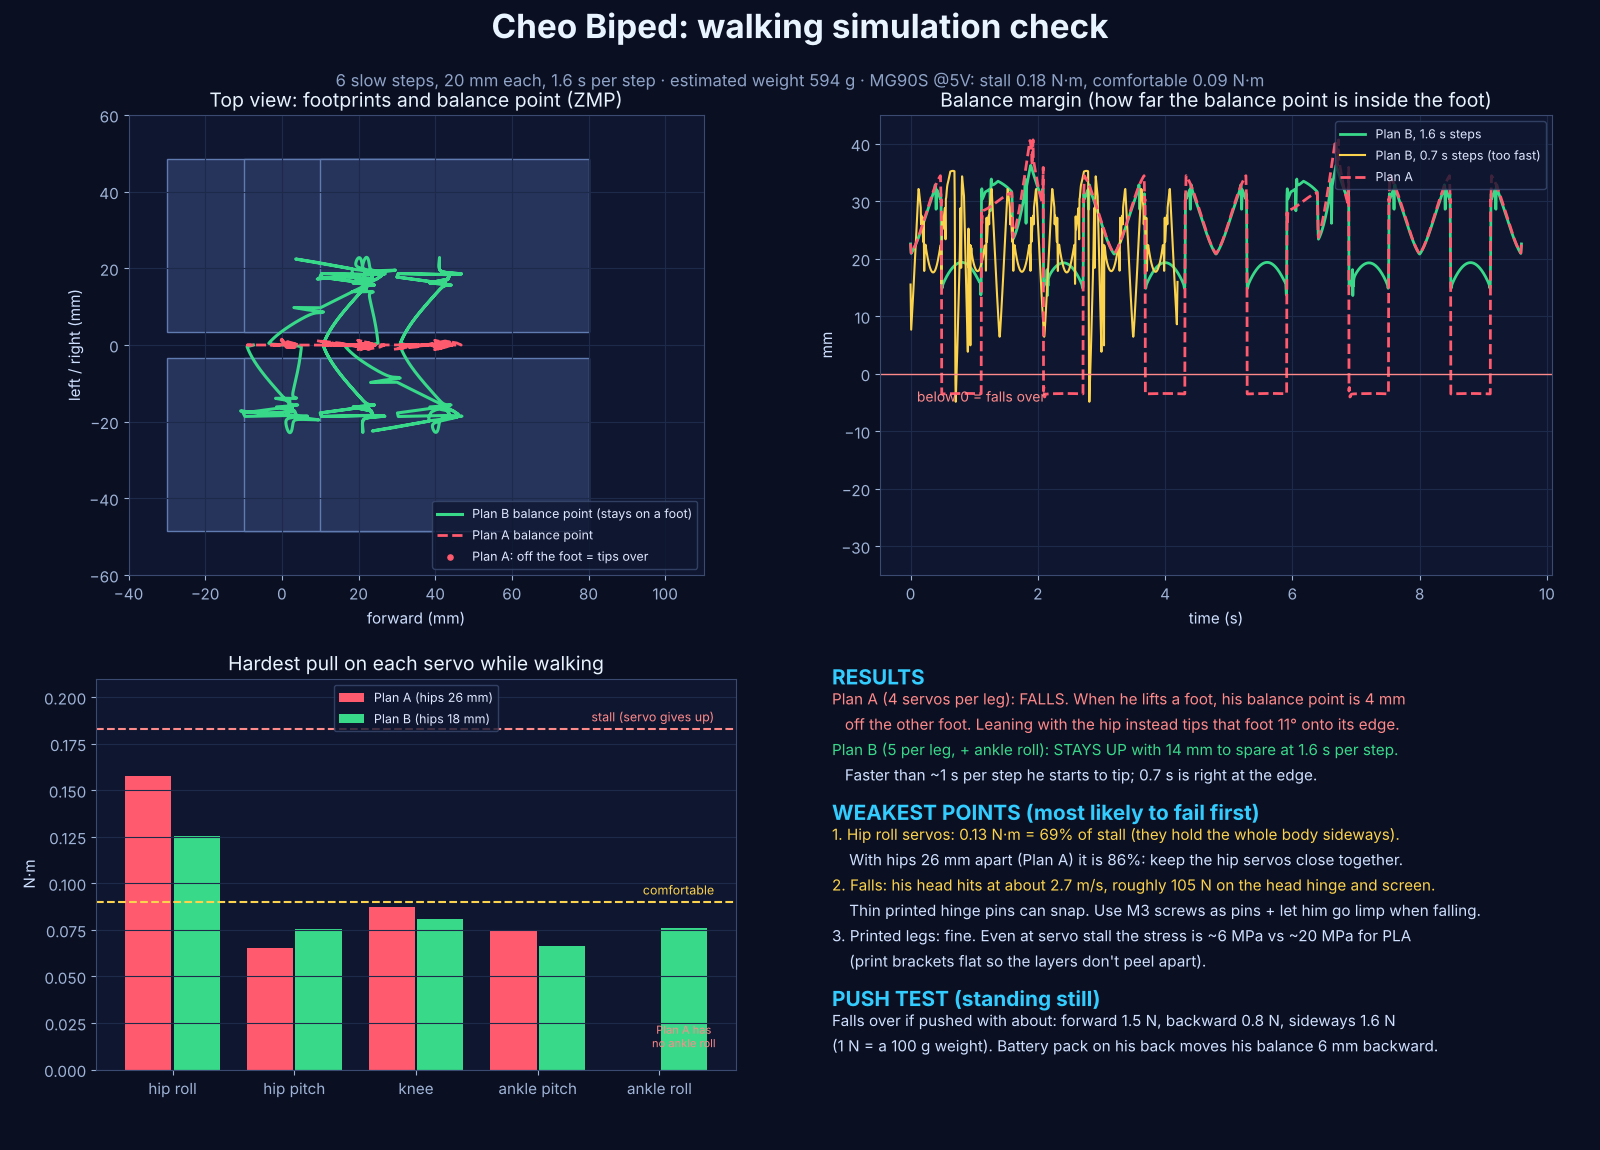

This chart was generated by the following Python code:
import sys; sys.path.insert(0,'.')
import numpy as np, sim
from sim import *
import matplotlib; matplotlib.use('Agg')
import matplotlib.pyplot as plt
from matplotlib.patches import Polygon as MPoly

def peak(r):
    jn={}
    for x in r:
        for (s,j),v in x['tq'].items(): jn[j]=max(jn.get(j,0),v)
    return jn
# Plan A as drawn (hips 26 mm, no lean -> feet flat)
sim.hipY=0.026
rA,MA=run(CFG_A,shift=0.0)
rA2,_=run(CFG_A,shift=0.026)                 # A trying to lean with hip roll -> foot tilts
tiltA=max(x['tilt'] for x in rA2)
# Plan B: ankle roll, hips 18 mm, feet 26 mm apart from center
sim.hipY=0.018
rB,MB=run(CFG_B,footY=0.026)
rBfast,_=run(CFG_B,footY=0.026,T=0.7)
pA,pB=peak(rA),peak(rB)

# ---- push test (standing still on both feet) ----
def push(cfg,footY):
    zp=L_hip+(Lt+Ls)*np.cos(np.radians(15))+cfg['gap']+cfg['h_ar']
    P=np.array([0.0,0,zp]); legs={}
    for s_,sg in (('L',1),('R',-1)):
        sole=np.array([0,sg*footY,0.0]); L=leg_ik(P+np.array([0,sg*sim.hipY,0]),sole,cfg); L['sole']=sole; legs[s_]=L
    ms=masses(P,legs,0,cfg); m=np.array([x[1] for x in ms]); p=np.array([x[2] for x in ms])
    com=(m[:,None]*p).sum(0)/m.sum(); M=m.sum()
    poly=hull(np.vstack([foot_poly(legs['L']['sole']),foot_poly(legs['R']['sole'])]))
    xs,ys=poly[:,0],poly[:,1]
    d={'forward':xs.max()-com[0],'backward':com[0]-xs.min(),'sideways':ys.max()-com[1]}
    return com,M,{k:M*G*v/com[2] for k,v in d.items()},d
comB,MBs,pushB,distB=push(CFG_B,0.026)

# ---- fall estimate ----
head_h=comB[2]+0.200-0.05+0.05
v=np.sqrt(2*G*(comB[2]+0.2))                   # head speed when he tips over (rough)
F_fall=0.115*v**2/(2*0.004)                     # head+neck stopping in ~4 mm

# ---------------- REPORT FIGURE ----------------
plt.rcParams.update({'font.size':11,'text.color':'#dfe8ff','axes.labelcolor':'#cfe0ff','xtick.color':'#9fb3d6','ytick.color':'#9fb3d6',
                     'axes.edgecolor':'#3a4a70','axes.facecolor':'#0f1630','figure.facecolor':'#0a0f22'})
fig=plt.figure(figsize=(16,11.5))
fig.suptitle("Cheo Biped: walking simulation check",fontsize=24,fontweight="bold",color="#e8f4ff",y=0.995)
fig.text(0.5,0.925,f"6 slow steps, 20 mm each, 1.6 s per step · estimated weight {MB*1000:.0f} g · MG90S @5V: stall {STALL:.2f} N·m, comfortable {COMFY:.2f} N·m",
         ha='center',color='#8fa3c7',fontsize=12)

# 1 top view
ax=fig.add_axes([0.04,0.50,0.44,0.40]); ax.set_title("Top view: footprints and balance point (ZMP)",color='#e8f4ff',fontsize=14)
drawn=set()
for r,col,lab in ((rB,'#39d98a','Plan B balance path'),):
    for x in r[::20]:
        f=x['f']
        for s_ in ('L','R'):
            so=f['legs'][s_]['sole']
            if so[2]<0.0005:
                key=(round(so[0],3),round(so[1],3))
                if key not in drawn:
                    drawn.add(key); ax.add_patch(MPoly(foot_poly(so)*1000,closed=True,fc='#26345c',ec='#5f7bb0',lw=1))
z=np.array([x['zmp'] for x in rB])*1000; ax.plot(z[:,0],z[:,1],color='#39d98a',lw=2.2,label='Plan B balance point (stays on a foot)')
zA=np.array([x['zmp'] for x in rA])*1000; ax.plot(zA[:,0],zA[:,1],color='#ff5a6e',lw=2,ls='--',label='Plan A balance point')
bad=np.array([x['zmp'] for x in rA if x['margin']<0])*1000
if len(bad): ax.scatter(bad[::8,0],bad[::8,1],s=14,color='#ff5a6e',zorder=5,label='Plan A: off the foot = tips over')
ax.set_xlabel("forward (mm)"); ax.set_ylabel("left / right (mm)"); ax.set_aspect('equal')
ax.set_xlim(-40,110); ax.set_ylim(-60,60); ax.legend(loc='lower right',fontsize=9,facecolor='#0f1630',edgecolor='#3a4a70',labelcolor='#dfe8ff')
ax.grid(color='#1d2a4a')

# 2 margin
ax=fig.add_axes([0.55,0.50,0.42,0.40]); ax.set_title("Balance margin (how far the balance point is inside the foot)",color='#e8f4ff',fontsize=14)
t=[x['t'] for x in rB]
ax.plot(t,[x['margin']*1000 for x in rB],color='#39d98a',lw=2,label='Plan B, 1.6 s steps')
ax.plot([x['t'] for x in rBfast],[x['margin']*1000 for x in rBfast],color='#fcd34d',lw=1.5,label='Plan B, 0.7 s steps (too fast)')
ax.plot([x['t'] for x in rA],[x['margin']*1000 for x in rA],color='#ff5a6e',lw=2,ls='--',label='Plan A')
ax.axhline(0,color='#ff8a8a',lw=1); ax.text(0.1,-2.5,"below 0 = falls over",color='#ff8a8a',fontsize=10,va='top')
ax.set_xlabel("time (s)"); ax.set_ylabel("mm"); ax.set_ylim(-35,45); ax.grid(color='#1d2a4a')
ax.legend(loc='upper right',fontsize=9,facecolor='#0f1630',edgecolor='#3a4a70',labelcolor='#dfe8ff')

# 3 torques
ax=fig.add_axes([0.06,0.07,0.40,0.34]); ax.set_title("Hardest pull on each servo while walking",color='#e8f4ff',fontsize=14)
names=['hip roll','hip pitch','knee','ankle pitch','ankle roll']
xa=np.arange(len(names))
va=[pA.get(n,0) for n in names]; vb=[pB.get(n,0) for n in names]
ax.bar(xa-0.2,va,0.38,color='#ff5a6e',label='Plan A (hips 26 mm)')
ax.bar(xa+0.2,vb,0.38,color='#39d98a',label='Plan B (hips 18 mm)')
ax.axhline(STALL,color='#ff8a8a',ls='--'); ax.text(4.45,STALL+0.004,'stall (servo gives up)',color='#ff8a8a',ha='right',fontsize=9)
ax.axhline(COMFY,color='#fcd34d',ls='--'); ax.text(4.45,COMFY+0.004,'comfortable',color='#fcd34d',ha='right',fontsize=9)
ax.set_xticks(xa); ax.set_xticklabels(names); ax.set_ylabel("N·m"); ax.set_ylim(0,0.21); ax.grid(axis='y',color='#1d2a4a')
ax.text(4.2,0.012,"Plan A has\nno ankle roll",color='#ff8a8a',ha='center',fontsize=8)
ax.legend(loc='upper center',fontsize=9,facecolor='#0f1630',edgecolor='#3a4a70',labelcolor='#dfe8ff')

# 4 summary
ax=fig.add_axes([0.52,0.05,0.46,0.38]); ax.axis('off')
lines=[("RESULTS",'#3cf',15,'bold'),
 (f"Plan A (4 servos per leg): FALLS. When he lifts a foot, his balance point is {abs(min(x['margin'] for x in rA))*1000:.0f} mm",'#ff8a8a',11,'normal'),
 (f"   off the other foot. Leaning with the hip instead tips that foot {tiltA:.0f}° onto its edge.",'#ff8a8a',11,'normal'),
 (f"Plan B (5 per leg, + ankle roll): STAYS UP with {min(x['margin'] for x in rB)*1000:.0f} mm to spare at 1.6 s per step.",'#39d98a',11,'normal'),
 ("   Faster than ~1 s per step he starts to tip; 0.7 s is right at the edge.",'#cfe0ff',11,'normal'),
 ("",None,6,'normal'),
 ("WEAKEST POINTS (most likely to fail first)",'#3cf',15,'bold'),
 (f"1. Hip roll servos: {pB['hip roll']:.2f} N·m = {100*pB['hip roll']/STALL:.0f}% of stall (they hold the whole body sideways).",'#fcd34d',11,'normal'),
 (f"    With hips 26 mm apart (Plan A) it is {100*pA['hip roll']/STALL:.0f}%: keep the hip servos close together.",'#cfe0ff',11,'normal'),
 (f"2. Falls: his head hits at about {v:.1f} m/s, roughly {F_fall:.0f} N on the head hinge and screen.",'#fcd34d',11,'normal'),
 ("    Thin printed hinge pins can snap. Use M3 screws as pins + let him go limp when falling.",'#cfe0ff',11,'normal'),
 ("3. Printed legs: fine. Even at servo stall the stress is ~6 MPa vs ~20 MPa for PLA",'#cfe0ff',11,'normal'),
 ("    (print brackets flat so the layers don't peel apart).",'#cfe0ff',11,'normal'),
 ("",None,6,'normal'),
 ("PUSH TEST (standing still)",'#3cf',15,'bold'),
 (f"Falls over if pushed with about: forward {pushB['forward']:.1f} N, backward {pushB['backward']:.1f} N, sideways {pushB['sideways']:.1f} N",'#cfe0ff',11,'normal'),
 (f"(1 N = a 100 g weight). Battery pack on his back moves his balance {abs(comB[0])*1000:.0f} mm backward.",'#cfe0ff',11,'normal')]
y=0.98
for txt,c,sz,w in lines:
    if c: ax.text(0,y,txt,color=c,fontsize=sz,fontweight=w,va='top',transform=ax.transAxes)
    y-=0.058 if sz>6 else 0.02
fig.savefig('cheo_sim_report.png',dpi=100)
print("A margin",min(x['margin'] for x in rA),"tilt",tiltA,"B margin",min(x['margin'] for x in rB))
print("peaks A",pA); print("peaks B",pB); print("push",pushB,"com",comB,"M",MBs,"v",v,"F",F_fall)
import pickle; pickle.dump(rB,open('rB.pkl','wb'))
